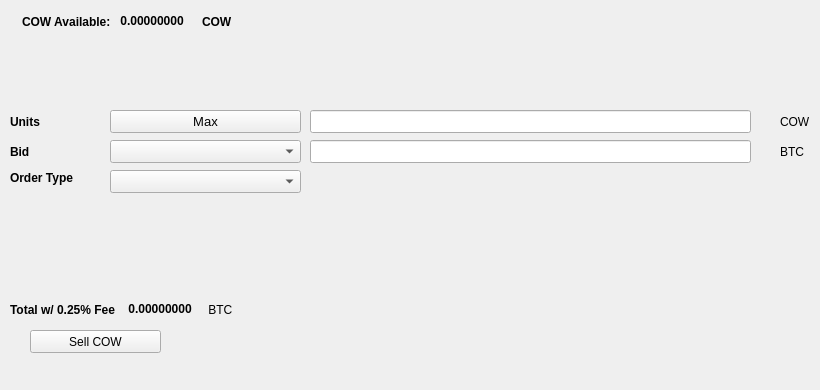
   <widget class="QWidget" name="SellTab">
    <attribute name="title">
     <string>Sell</string>
    </attribute>
    <widget class="QLabel" name="label_16">
     <property name="geometry">
      <rect>
       <x>780</x>
       <y>140</y>
       <width>31</width>
       <height>23</height>
      </rect>
     </property>
     <property name="text">
      <string>BTC</string>
     </property>
    </widget>
    <widget class="QComboBox" name="SellBidcomboBox">
     <property name="geometry">
      <rect>
       <x>110</x>
       <y>140</y>
       <width>191</width>
       <height>23</height>
      </rect>
     </property>
     <property name="font">
      <font>
       <pointsize>10</pointsize>
      </font>
     </property>
    </widget>
    <widget class="QLabel" name="label_18">
     <property name="geometry">
      <rect>
       <x>10</x>
       <y>110</y>
       <width>46</width>
       <height>23</height>
      </rect>
     </property>
     <property name="font">
      <font>
       <weight>75</weight>
       <bold>true</bold>
      </font>
     </property>
     <property name="text">
      <string>Units</string>
     </property>
    </widget>
    <widget class="QPushButton" name="Sell_Max_Amount">
     <property name="geometry">
      <rect>
       <x>110</x>
       <y>110</y>
       <width>191</width>
       <height>23</height>
      </rect>
     </property>
     <property name="font">
      <font>
       <pointsize>10</pointsize>
      </font>
     </property>
     <property name="text">
      <string>Max</string>
     </property>
    </widget>
    <widget class="QLabel" name="label_20">
     <property name="geometry">
      <rect>
       <x>10</x>
       <y>170</y>
       <width>91</width>
       <height>16</height>
      </rect>
     </property>
     <property name="font">
      <font>
       <weight>75</weight>
       <bold>true</bold>
      </font>
     </property>
     <property name="text">
      <string>Order Type</string>
     </property>
    </widget>
    <widget class="QComboBox" name="SellOrdertypeCombo">
     <property name="geometry">
      <rect>
       <x>110</x>
       <y>170</y>
       <width>191</width>
       <height>23</height>
      </rect>
     </property>
     <property name="font">
      <font>
       <pointsize>10</pointsize>
      </font>
     </property>
    </widget>
    <widget class="QLabel" name="label_21">
     <property name="geometry">
      <rect>
       <x>10</x>
       <y>140</y>
       <width>46</width>
       <height>23</height>
      </rect>
     </property>
     <property name="font">
      <font>
       <weight>75</weight>
       <bold>true</bold>
      </font>
     </property>
     <property name="text">
      <string>Bid</string>
     </property>
    </widget>
    <widget class="QLabel" name="label_22">
     <property name="geometry">
      <rect>
       <x>780</x>
       <y>110</y>
       <width>31</width>
       <height>23</height>
      </rect>
     </property>
     <property name="text">
      <string>COW</string>
     </property>
    </widget>
    <widget class="QLineEdit" name="UnitsInputCOW">
     <property name="geometry">
      <rect>
       <x>310</x>
       <y>110</y>
       <width>441</width>
       <height>23</height>
      </rect>
     </property>
     <property name="font">
      <font>
       <pointsize>9</pointsize>
       <weight>75</weight>
       <bold>true</bold>
      </font>
     </property>
    </widget>
    <widget class="QLineEdit" name="SellBidPriceEdit">
     <property name="geometry">
      <rect>
       <x>310</x>
       <y>140</y>
       <width>441</width>
       <height>23</height>
      </rect>
     </property>
     <property name="font">
      <font>
       <pointsize>9</pointsize>
       <weight>75</weight>
       <bold>true</bold>
      </font>
     </property>
    </widget>
    <widget class="QPushButton" name="SellCOWBTN">
     <property name="geometry">
      <rect>
       <x>30</x>
       <y>330</y>
       <width>131</width>
       <height>23</height>
      </rect>
     </property>
     <property name="text">
      <string>Sell COW</string>
     </property>
     <property name="icon">
      <iconset resource="../cowry">
       <normaloff>:/icons/bitcoin</normaloff>:/icons/bitcoin</iconset>
     </property>
    </widget>
    <widget class="QWidget" name="layoutWidget3">
     <property name="geometry">
      <rect>
       <x>22</x>
       <y>12</y>
       <width>258</width>
       <height>19</height>
      </rect>
     </property>
     <layout class="QHBoxLayout" name="horizontalLayout">
      <item>
       <widget class="QLabel" name="label232_2">
        <property name="font">
         <font>
          <weight>75</weight>
          <bold>true</bold>
         </font>
        </property>
        <property name="text">
         <string>COW Available:</string>
        </property>
       </widget>
      </item>
      <item>
       <widget class="QLabel" name="COWAvailableLabel">
        <property name="palette">
         <palette>
          <active>
           <colorrole role="WindowText">
            <brush brushstyle="SolidPattern">
             <color alpha="255">
              <red>0</red>
              <green>0</green>
              <blue>0</blue>
             </color>
            </brush>
           </colorrole>
           <colorrole role="Button">
            <brush brushstyle="SolidPattern">
             <color alpha="255">
              <red>0</red>
              <green>170</green>
              <blue>0</blue>
             </color>
            </brush>
           </colorrole>
           <colorrole role="Light">
            <brush brushstyle="SolidPattern">
             <color alpha="255">
              <red>0</red>
              <green>255</green>
              <blue>0</blue>
             </color>
            </brush>
           </colorrole>
           <colorrole role="Midlight">
            <brush brushstyle="SolidPattern">
             <color alpha="255">
              <red>0</red>
              <green>212</green>
              <blue>0</blue>
             </color>
            </brush>
           </colorrole>
           <colorrole role="Dark">
            <brush brushstyle="SolidPattern">
             <color alpha="255">
              <red>0</red>
              <green>85</green>
              <blue>0</blue>
             </color>
            </brush>
           </colorrole>
           <colorrole role="Mid">
            <brush brushstyle="SolidPattern">
             <color alpha="255">
              <red>0</red>
              <green>113</green>
              <blue>0</blue>
             </color>
            </brush>
           </colorrole>
           <colorrole role="Text">
            <brush brushstyle="SolidPattern">
             <color alpha="255">
              <red>0</red>
              <green>170</green>
              <blue>0</blue>
             </color>
            </brush>
           </colorrole>
           <colorrole role="BrightText">
            <brush brushstyle="SolidPattern">
             <color alpha="255">
              <red>255</red>
              <green>255</green>
              <blue>255</blue>
             </color>
            </brush>
           </colorrole>
           <colorrole role="ButtonText">
            <brush brushstyle="SolidPattern">
             <color alpha="255">
              <red>0</red>
              <green>0</green>
              <blue>0</blue>
             </color>
            </brush>
           </colorrole>
           <colorrole role="Base">
            <brush brushstyle="SolidPattern">
             <color alpha="255">
              <red>255</red>
              <green>255</green>
              <blue>255</blue>
             </color>
            </brush>
           </colorrole>
           <colorrole role="Window">
            <brush brushstyle="SolidPattern">
             <color alpha="255">
              <red>0</red>
              <green>170</green>
              <blue>0</blue>
             </color>
            </brush>
           </colorrole>
           <colorrole role="Shadow">
            <brush brushstyle="SolidPattern">
             <color alpha="255">
              <red>0</red>
              <green>0</green>
              <blue>0</blue>
             </color>
            </brush>
           </colorrole>
           <colorrole role="AlternateBase">
            <brush brushstyle="SolidPattern">
             <color alpha="255">
              <red>127</red>
              <green>212</green>
              <blue>127</blue>
             </color>
            </brush>
           </colorrole>
           <colorrole role="ToolTipBase">
            <brush brushstyle="SolidPattern">
             <color alpha="255">
              <red>255</red>
              <green>255</green>
              <blue>220</blue>
             </color>
            </brush>
           </colorrole>
           <colorrole role="ToolTipText">
            <brush brushstyle="SolidPattern">
             <color alpha="255">
              <red>0</red>
              <green>0</green>
              <blue>0</blue>
             </color>
            </brush>
           </colorrole>
          </active>
          <inactive>
           <colorrole role="WindowText">
            <brush brushstyle="SolidPattern">
             <color alpha="255">
              <red>0</red>
              <green>0</green>
              <blue>0</blue>
             </color>
            </brush>
           </colorrole>
           <colorrole role="Button">
            <brush brushstyle="SolidPattern">
             <color alpha="255">
              <red>0</red>
              <green>170</green>
              <blue>0</blue>
             </color>
            </brush>
           </colorrole>
           <colorrole role="Light">
            <brush brushstyle="SolidPattern">
             <color alpha="255">
              <red>0</red>
              <green>255</green>
              <blue>0</blue>
             </color>
            </brush>
           </colorrole>
           <colorrole role="Midlight">
            <brush brushstyle="SolidPattern">
             <color alpha="255">
              <red>0</red>
              <green>212</green>
              <blue>0</blue>
             </color>
            </brush>
           </colorrole>
           <colorrole role="Dark">
            <brush brushstyle="SolidPattern">
             <color alpha="255">
              <red>0</red>
              <green>85</green>
              <blue>0</blue>
             </color>
            </brush>
           </colorrole>
           <colorrole role="Mid">
            <brush brushstyle="SolidPattern">
             <color alpha="255">
              <red>0</red>
              <green>113</green>
              <blue>0</blue>
             </color>
            </brush>
           </colorrole>
           <colorrole role="Text">
            <brush brushstyle="SolidPattern">
             <color alpha="255">
              <red>0</red>
              <green>170</green>
              <blue>0</blue>
             </color>
            </brush>
           </colorrole>
           <colorrole role="BrightText">
            <brush brushstyle="SolidPattern">
             <color alpha="255">
              <red>255</red>
              <green>255</green>
              <blue>255</blue>
             </color>
            </brush>
           </colorrole>
           <colorrole role="ButtonText">
            <brush brushstyle="SolidPattern">
             <color alpha="255">
              <red>0</red>
              <green>0</green>
              <blue>0</blue>
             </color>
            </brush>
           </colorrole>
           <colorrole role="Base">
            <brush brushstyle="SolidPattern">
             <color alpha="255">
              <red>255</red>
              <green>255</green>
              <blue>255</blue>
             </color>
            </brush>
           </colorrole>
           <colorrole role="Window">
            <brush brushstyle="SolidPattern">
             <color alpha="255">
              <red>0</red>
              <green>170</green>
              <blue>0</blue>
             </color>
            </brush>
           </colorrole>
           <colorrole role="Shadow">
            <brush brushstyle="SolidPattern">
             <color alpha="255">
              <red>0</red>
              <green>0</green>
              <blue>0</blue>
             </color>
            </brush>
           </colorrole>
           <colorrole role="AlternateBase">
            <brush brushstyle="SolidPattern">
             <color alpha="255">
              <red>127</red>
              <green>212</green>
              <blue>127</blue>
             </color>
            </brush>
           </colorrole>
           <colorrole role="ToolTipBase">
            <brush brushstyle="SolidPattern">
             <color alpha="255">
              <red>255</red>
              <green>255</green>
              <blue>220</blue>
             </color>
            </brush>
           </colorrole>
           <colorrole role="ToolTipText">
            <brush brushstyle="SolidPattern">
             <color alpha="255">
              <red>0</red>
              <green>0</green>
              <blue>0</blue>
             </color>
            </brush>
           </colorrole>
          </inactive>
          <disabled>
           <colorrole role="WindowText">
            <brush brushstyle="SolidPattern">
             <color alpha="255">
              <red>0</red>
              <green>85</green>
              <blue>0</blue>
             </color>
            </brush>
           </colorrole>
           <colorrole role="Button">
            <brush brushstyle="SolidPattern">
             <color alpha="255">
              <red>0</red>
              <green>170</green>
              <blue>0</blue>
             </color>
            </brush>
           </colorrole>
           <colorrole role="Light">
            <brush brushstyle="SolidPattern">
             <color alpha="255">
              <red>0</red>
              <green>255</green>
              <blue>0</blue>
             </color>
            </brush>
           </colorrole>
           <colorrole role="Midlight">
            <brush brushstyle="SolidPattern">
             <color alpha="255">
              <red>0</red>
              <green>212</green>
              <blue>0</blue>
             </color>
            </brush>
           </colorrole>
           <colorrole role="Dark">
            <brush brushstyle="SolidPattern">
             <color alpha="255">
              <red>0</red>
              <green>85</green>
              <blue>0</blue>
             </color>
            </brush>
           </colorrole>
           <colorrole role="Mid">
            <brush brushstyle="SolidPattern">
             <color alpha="255">
              <red>0</red>
              <green>113</green>
              <blue>0</blue>
             </color>
            </brush>
           </colorrole>
           <colorrole role="Text">
            <brush brushstyle="SolidPattern">
             <color alpha="255">
              <red>0</red>
              <green>85</green>
              <blue>0</blue>
             </color>
            </brush>
           </colorrole>
           <colorrole role="BrightText">
            <brush brushstyle="SolidPattern">
             <color alpha="255">
              <red>255</red>
              <green>255</green>
              <blue>255</blue>
             </color>
            </brush>
           </colorrole>
           <colorrole role="ButtonText">
            <brush brushstyle="SolidPattern">
             <color alpha="255">
              <red>0</red>
              <green>85</green>
              <blue>0</blue>
             </color>
            </brush>
           </colorrole>
           <colorrole role="Base">
            <brush brushstyle="SolidPattern">
             <color alpha="255">
              <red>0</red>
              <green>170</green>
              <blue>0</blue>
             </color>
            </brush>
           </colorrole>
           <colorrole role="Window">
            <brush brushstyle="SolidPattern">
             <color alpha="255">
              <red>0</red>
              <green>170</green>
              <blue>0</blue>
             </color>
            </brush>
           </colorrole>
           <colorrole role="Shadow">
            <brush brushstyle="SolidPattern">
             <color alpha="255">
              <red>0</red>
              <green>0</green>
              <blue>0</blue>
             </color>
            </brush>
           </colorrole>
           <colorrole role="AlternateBase">
            <brush brushstyle="SolidPattern">
             <color alpha="255">
              <red>0</red>
              <green>170</green>
              <blue>0</blue>
             </color>
            </brush>
           </colorrole>
           <colorrole role="ToolTipBase">
            <brush brushstyle="SolidPattern">
             <color alpha="255">
              <red>255</red>
              <green>255</green>
              <blue>220</blue>
             </color>
            </brush>
           </colorrole>
           <colorrole role="ToolTipText">
            <brush brushstyle="SolidPattern">
             <color alpha="255">
              <red>0</red>
              <green>0</green>
              <blue>0</blue>
             </color>
            </brush>
           </colorrole>
          </disabled>
         </palette>
        </property>
        <property name="font">
         <font>
          <weight>75</weight>
          <bold>true</bold>
         </font>
        </property>
        <property name="text">
         <string> 0.00000000 </string>
        </property>
        <property name="textInteractionFlags">
         <set>Qt::LinksAccessibleByMouse|Qt::TextSelectableByKeyboard|Qt::TextSelectableByMouse</set>
        </property>
       </widget>
      </item>
      <item>
       <widget class="QLabel" name="labelCOW">
        <property name="font">
         <font>
          <weight>75</weight>
          <bold>true</bold>
         </font>
        </property>
        <property name="text">
         <string>COW</string>
        </property>
       </widget>
      </item>
     </layout>
    </widget>
    <widget class="QWidget" name="layoutWidget">
     <property name="geometry">
      <rect>
       <x>10</x>
       <y>300</y>
       <width>268</width>
       <height>19</height>
      </rect>
     </property>
     <layout class="QHBoxLayout" name="horizontalLayout_2">
      <item>
       <widget class="QLabel" name="label_19">
        <property name="font">
         <font>
          <weight>75</weight>
          <bold>true</bold>
         </font>
        </property>
        <property name="text">
         <string>Total w/ 0.25% Fee </string>
        </property>
       </widget>
      </item>
      <item>
       <widget class="QLabel" name="SellCostLabel">
        <property name="palette">
         <palette>
          <active>
           <colorrole role="WindowText">
            <brush brushstyle="SolidPattern">
             <color alpha="255">
              <red>0</red>
              <green>0</green>
              <blue>0</blue>
             </color>
            </brush>
           </colorrole>
           <colorrole role="Button">
            <brush brushstyle="SolidPattern">
             <color alpha="255">
              <red>0</red>
              <green>170</green>
              <blue>0</blue>
             </color>
            </brush>
           </colorrole>
           <colorrole role="Light">
            <brush brushstyle="SolidPattern">
             <color alpha="255">
              <red>0</red>
              <green>255</green>
              <blue>0</blue>
             </color>
            </brush>
           </colorrole>
           <colorrole role="Midlight">
            <brush brushstyle="SolidPattern">
             <color alpha="255">
              <red>0</red>
              <green>212</green>
              <blue>0</blue>
             </color>
            </brush>
           </colorrole>
           <colorrole role="Dark">
            <brush brushstyle="SolidPattern">
             <color alpha="255">
              <red>0</red>
              <green>85</green>
              <blue>0</blue>
             </color>
            </brush>
           </colorrole>
           <colorrole role="Mid">
            <brush brushstyle="SolidPattern">
             <color alpha="255">
              <red>0</red>
              <green>113</green>
              <blue>0</blue>
             </color>
            </brush>
           </colorrole>
           <colorrole role="Text">
            <brush brushstyle="SolidPattern">
             <color alpha="255">
              <red>0</red>
              <green>170</green>
              <blue>0</blue>
             </color>
            </brush>
           </colorrole>
           <colorrole role="BrightText">
            <brush brushstyle="SolidPattern">
             <color alpha="255">
              <red>255</red>
              <green>255</green>
              <blue>255</blue>
             </color>
            </brush>
           </colorrole>
           <colorrole role="ButtonText">
            <brush brushstyle="SolidPattern">
             <color alpha="255">
              <red>0</red>
              <green>0</green>
              <blue>0</blue>
             </color>
            </brush>
           </colorrole>
           <colorrole role="Base">
            <brush brushstyle="SolidPattern">
             <color alpha="255">
              <red>255</red>
              <green>255</green>
              <blue>255</blue>
             </color>
            </brush>
           </colorrole>
           <colorrole role="Window">
            <brush brushstyle="SolidPattern">
             <color alpha="255">
              <red>0</red>
              <green>170</green>
              <blue>0</blue>
             </color>
            </brush>
           </colorrole>
           <colorrole role="Shadow">
            <brush brushstyle="SolidPattern">
             <color alpha="255">
              <red>0</red>
              <green>0</green>
              <blue>0</blue>
             </color>
            </brush>
           </colorrole>
           <colorrole role="AlternateBase">
            <brush brushstyle="SolidPattern">
             <color alpha="255">
              <red>127</red>
              <green>212</green>
              <blue>127</blue>
             </color>
            </brush>
           </colorrole>
           <colorrole role="ToolTipBase">
            <brush brushstyle="SolidPattern">
             <color alpha="255">
              <red>255</red>
              <green>255</green>
              <blue>220</blue>
             </color>
            </brush>
           </colorrole>
           <colorrole role="ToolTipText">
            <brush brushstyle="SolidPattern">
             <color alpha="255">
              <red>0</red>
              <green>0</green>
              <blue>0</blue>
             </color>
            </brush>
           </colorrole>
          </active>
          <inactive>
           <colorrole role="WindowText">
            <brush brushstyle="SolidPattern">
             <color alpha="255">
              <red>0</red>
              <green>0</green>
              <blue>0</blue>
             </color>
            </brush>
           </colorrole>
           <colorrole role="Button">
            <brush brushstyle="SolidPattern">
             <color alpha="255">
              <red>0</red>
              <green>170</green>
              <blue>0</blue>
             </color>
            </brush>
           </colorrole>
           <colorrole role="Light">
            <brush brushstyle="SolidPattern">
             <color alpha="255">
              <red>0</red>
              <green>255</green>
              <blue>0</blue>
             </color>
            </brush>
           </colorrole>
           <colorrole role="Midlight">
            <brush brushstyle="SolidPattern">
             <color alpha="255">
              <red>0</red>
              <green>212</green>
              <blue>0</blue>
             </color>
            </brush>
           </colorrole>
           <colorrole role="Dark">
            <brush brushstyle="SolidPattern">
             <color alpha="255">
              <red>0</red>
              <green>85</green>
              <blue>0</blue>
             </color>
            </brush>
           </colorrole>
           <colorrole role="Mid">
            <brush brushstyle="SolidPattern">
             <color alpha="255">
              <red>0</red>
              <green>113</green>
              <blue>0</blue>
             </color>
            </brush>
           </colorrole>
           <colorrole role="Text">
            <brush brushstyle="SolidPattern">
             <color alpha="255">
              <red>0</red>
              <green>170</green>
              <blue>0</blue>
             </color>
            </brush>
           </colorrole>
           <colorrole role="BrightText">
            <brush brushstyle="SolidPattern">
             <color alpha="255">
              <red>255</red>
              <green>255</green>
              <blue>255</blue>
             </color>
            </brush>
           </colorrole>
           <colorrole role="ButtonText">
            <brush brushstyle="SolidPattern">
             <color alpha="255">
              <red>0</red>
              <green>0</green>
              <blue>0</blue>
             </color>
            </brush>
           </colorrole>
           <colorrole role="Base">
            <brush brushstyle="SolidPattern">
             <color alpha="255">
              <red>255</red>
              <green>255</green>
              <blue>255</blue>
             </color>
            </brush>
           </colorrole>
           <colorrole role="Window">
            <brush brushstyle="SolidPattern">
             <color alpha="255">
              <red>0</red>
              <green>170</green>
              <blue>0</blue>
             </color>
            </brush>
           </colorrole>
           <colorrole role="Shadow">
            <brush brushstyle="SolidPattern">
             <color alpha="255">
              <red>0</red>
              <green>0</green>
              <blue>0</blue>
             </color>
            </brush>
           </colorrole>
           <colorrole role="AlternateBase">
            <brush brushstyle="SolidPattern">
             <color alpha="255">
              <red>127</red>
              <green>212</green>
              <blue>127</blue>
             </color>
            </brush>
           </colorrole>
           <colorrole role="ToolTipBase">
            <brush brushstyle="SolidPattern">
             <color alpha="255">
              <red>255</red>
              <green>255</green>
              <blue>220</blue>
             </color>
            </brush>
           </colorrole>
           <colorrole role="ToolTipText">
            <brush brushstyle="SolidPattern">
             <color alpha="255">
              <red>0</red>
              <green>0</green>
              <blue>0</blue>
             </color>
            </brush>
           </colorrole>
          </inactive>
          <disabled>
           <colorrole role="WindowText">
            <brush brushstyle="SolidPattern">
             <color alpha="255">
              <red>0</red>
              <green>85</green>
              <blue>0</blue>
             </color>
            </brush>
           </colorrole>
           <colorrole role="Button">
            <brush brushstyle="SolidPattern">
             <color alpha="255">
              <red>0</red>
              <green>170</green>
              <blue>0</blue>
             </color>
            </brush>
           </colorrole>
           <colorrole role="Light">
            <brush brushstyle="SolidPattern">
             <color alpha="255">
              <red>0</red>
              <green>255</green>
              <blue>0</blue>
             </color>
            </brush>
           </colorrole>
           <colorrole role="Midlight">
            <brush brushstyle="SolidPattern">
             <color alpha="255">
              <red>0</red>
              <green>212</green>
              <blue>0</blue>
             </color>
            </brush>
           </colorrole>
           <colorrole role="Dark">
            <brush brushstyle="SolidPattern">
             <color alpha="255">
              <red>0</red>
              <green>85</green>
              <blue>0</blue>
             </color>
            </brush>
           </colorrole>
           <colorrole role="Mid">
            <brush brushstyle="SolidPattern">
             <color alpha="255">
              <red>0</red>
              <green>113</green>
              <blue>0</blue>
             </color>
            </brush>
           </colorrole>
           <colorrole role="Text">
            <brush brushstyle="SolidPattern">
             <color alpha="255">
              <red>0</red>
              <green>85</green>
              <blue>0</blue>
             </color>
            </brush>
           </colorrole>
           <colorrole role="BrightText">
            <brush brushstyle="SolidPattern">
             <color alpha="255">
              <red>255</red>
              <green>255</green>
              <blue>255</blue>
             </color>
            </brush>
           </colorrole>
           <colorrole role="ButtonText">
            <brush brushstyle="SolidPattern">
             <color alpha="255">
              <red>0</red>
              <green>85</green>
              <blue>0</blue>
             </color>
            </brush>
           </colorrole>
           <colorrole role="Base">
            <brush brushstyle="SolidPattern">
             <color alpha="255">
              <red>0</red>
              <green>170</green>
              <blue>0</blue>
             </color>
            </brush>
           </colorrole>
           <colorrole role="Window">
            <brush brushstyle="SolidPattern">
             <color alpha="255">
              <red>0</red>
              <green>170</green>
              <blue>0</blue>
             </color>
            </brush>
           </colorrole>
           <colorrole role="Shadow">
            <brush brushstyle="SolidPattern">
             <color alpha="255">
              <red>0</red>
              <green>0</green>
              <blue>0</blue>
             </color>
            </brush>
           </colorrole>
           <colorrole role="AlternateBase">
            <brush brushstyle="SolidPattern">
             <color alpha="255">
              <red>0</red>
              <green>170</green>
              <blue>0</blue>
             </color>
            </brush>
           </colorrole>
           <colorrole role="ToolTipBase">
            <brush brushstyle="SolidPattern">
             <color alpha="255">
              <red>255</red>
              <green>255</green>
              <blue>220</blue>
             </color>
            </brush>
           </colorrole>
           <colorrole role="ToolTipText">
            <brush brushstyle="SolidPattern">
             <color alpha="255">
              <red>0</red>
              <green>0</green>
              <blue>0</blue>
             </color>
            </brush>
           </colorrole>
          </disabled>
         </palette>
        </property>
        <property name="font">
         <font>
          <weight>75</weight>
          <bold>true</bold>
         </font>
        </property>
        <property name="autoFillBackground">
         <bool>false</bool>
        </property>
        <property name="text">
         <string> 0.00000000</string>
        </property>
        <property name="textInteractionFlags">
         <set>Qt::LinksAccessibleByMouse|Qt::TextSelectableByMouse</set>
        </property>
       </widget>
      </item>
      <item>
       <widget class="QLabel" name="label_17">
        <property name="font">
         <font>
          <weight>50</weight>
          <bold>false</bold>
         </font>
        </property>
        <property name="text">
         <string> BTC</string>
        </property>
       </widget>
      </item>
     </layout>
    </widget>
    <widget class="QLabel" name="label_23">
     <property name="geometry">
      <rect>
       <x>460</x>
       <y>300</y>
       <width>281</width>
       <height>81</height>
      </rect>
     </property>
     <property name="text">
      <string/>
     </property>
     <property name="pixmap">
      <pixmap>:/images/bittrex</pixmap>
     </property>
    </widget>
   </widget>
